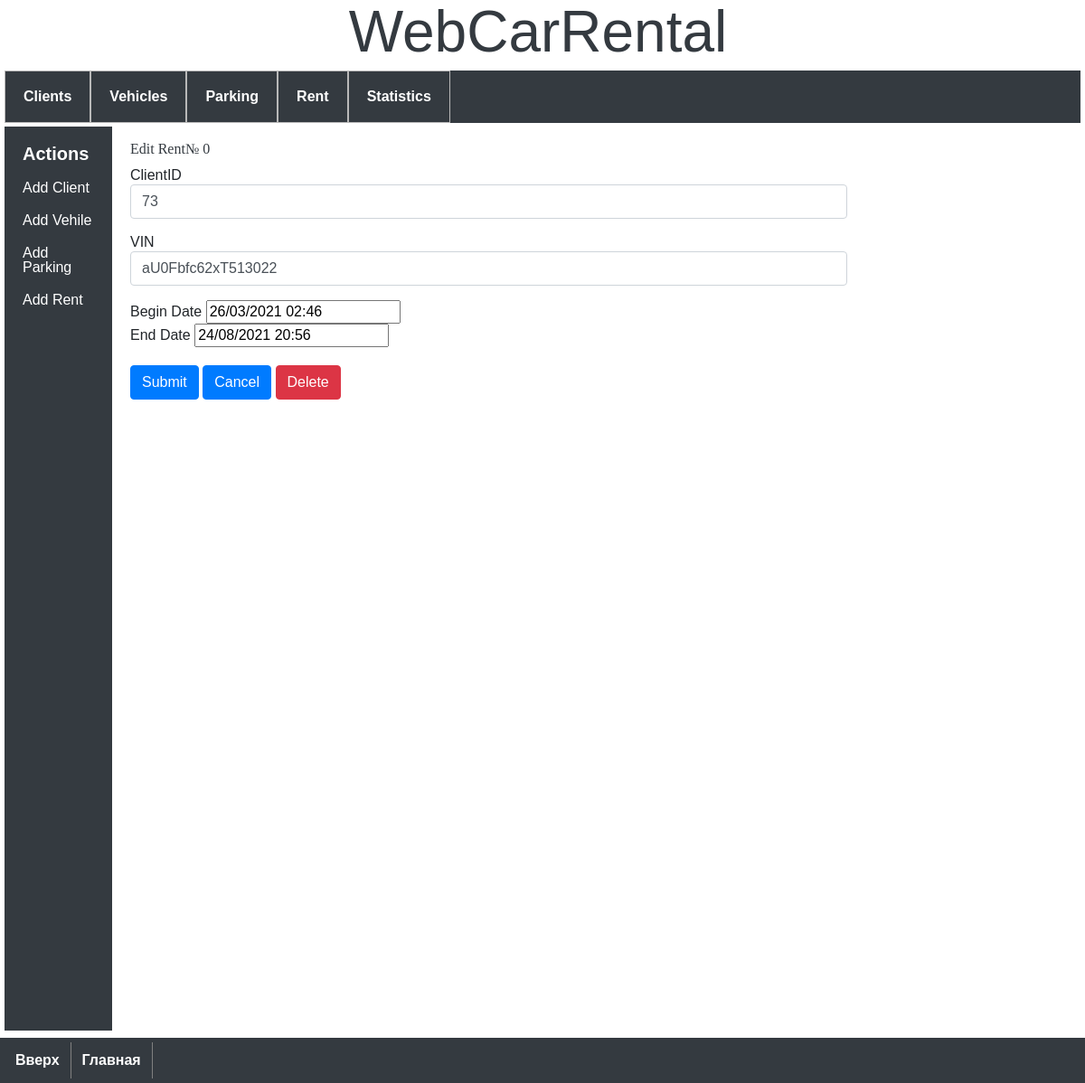
/rent/0/edit-rent, run on the app's committed database.
### model.py (models this page shows, shortened)
class Rent(db.Model):
    __tablename__ = 'rent'
    rent_id = db.Column('rent_id', db.INTEGER, primary_key=True, autoincrement=True)
    client_id = db.Column(db.ForeignKey('client.client_id'))
    vin_number = db.Column(db.ForeignKey('vehicle.vin_number'))
    begin_date = db.Column('begin_date', db.String(50), unique=False)
    end_date = db.Column('end_date', db.String(50), unique=False)

### app.py (the view, shortened to what this page needs)
@app.route('/rent/<int:rent_id>/edit-rent', methods=('GET', 'POST'))
def edit_rent(rent_id):
    cur_rent = get_rent(rent_id)
    form = EditAndDeleteRentForm()
    if request.method == 'GET':
        form.client_id.data = cur_rent.client_id
        form.vin_number.data = cur_rent.vin_number
        form.begin_date.data = cur_rent.begin_date
        form.end_date.data = cur_rent.end_date
    return render_template(
        './rent/edit-rent.html',
        rent=cur_rent,
        form=form)

### app.py (called while the page is built)
def get_rent(rent_id):
    return db.session.query(Rent)\
        .filter(Rent.rent_id == int(rent_id)).one_or_none()

### templates/rent/edit-rent.html (shortened to what this page needs)
{% extends 'base.html' %}
{% block content %}
<h1>{% block title %} Edit Rent№ {{ rent.rent_id }} {% endblock %}</h1>
<div class="continer">
       <form class='form-horizontal' method='POST' action="">
              <div class="form-group">
                     {{ form.client_id.label }}
                     {{ form.client_id(class="form-control") }}
              </div>
              <div class="form-group">
                     {{ form.vin_number.label }}
                     {{ form.vin_number(class="form-control") }}
              </div>
              <div class="form-gropu">
                     {{ form.begin_date.label }}
                     {{ form.begin_date }}
              </div>
              <div class="form-gropu">
                     {{ form.end_date.label }}
                     {{ form.end_date }}
              </div>
</div>
<br>
<div class="form-group">
       {{ form.submit(class="btn btn-primary") }}
       <a class="btn btn-primary" href="../../rents">Cancel</a>
       {{ form.delete(class="btn btn-danger btn-medium") }}
</div>
</div>
{% endblock %}

### static/css/styles.css (style rules this page uses)
h1 { font: 2em Arial, sans-serif; font-size: 30px; font-weight: bold; margin-bottom: 10px; color: #343A40; }
h1 { font: 100% serif; }
body { font-family: 'Montserrat', sans-serif; }

### data on the page
Rent: rent_id "0", client_id "73", vin_number "aU0Fbfc62xT513022", begin_date "26/03/2021 02:46", end_date "24/08/2021 20:56"
